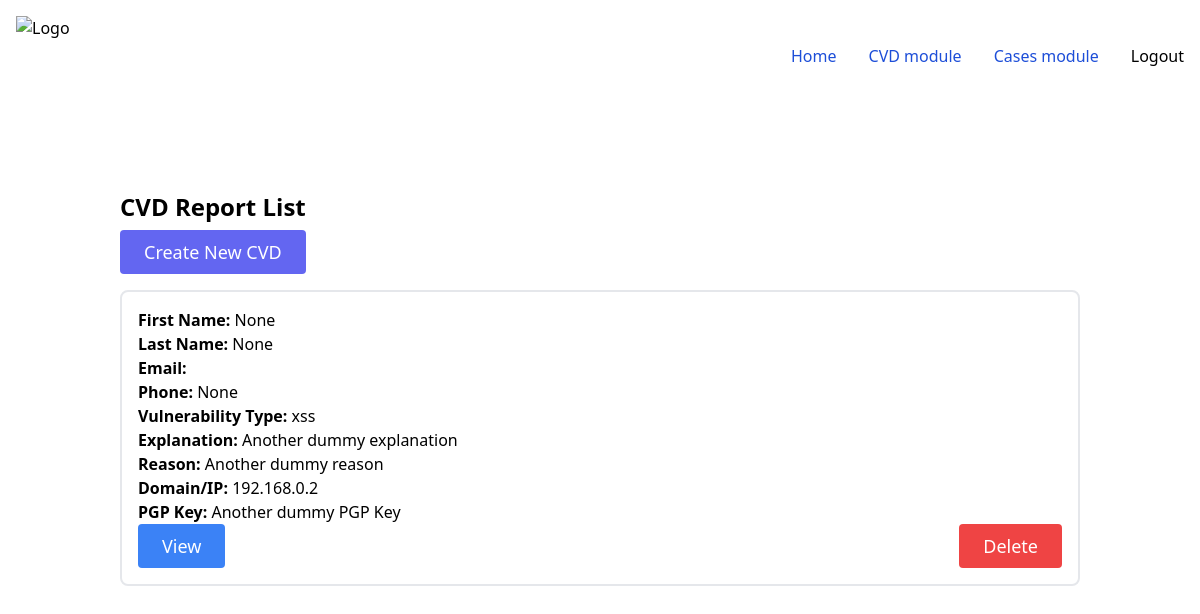
/cvd/ (signed in), run on an earlier commit of the app's database.
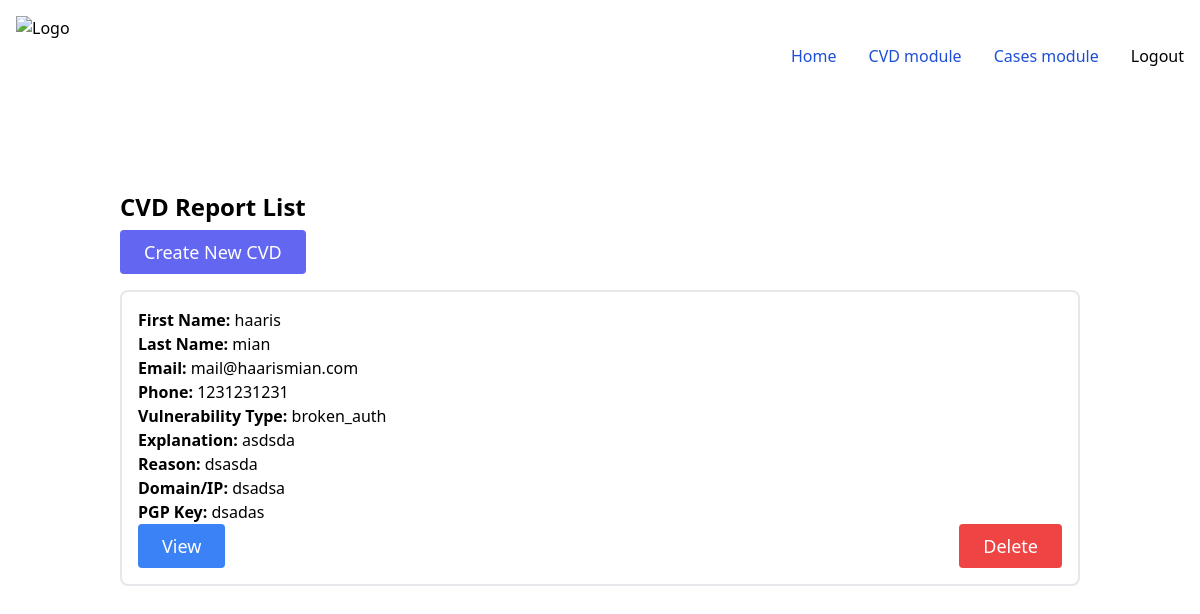
And on a later commit of the database.
### cvd_service/models.py (models this page shows, shortened)
class CvdReport(models.Model):
    VULNERABILITY_TYPES = (
        ('injection', 'Injection'),
        ('broken_auth', 'Broken Authentication'),
        ('data_exposure', 'Sensitive Data Exposure'),
        ('xxe', 'XML External Entities (XXE)'),
        ('misconfigurations', 'Security Misconfigurations'),
        ('xss', 'Cross-Site Scripting (XSS)'),
        ('access_control', 'Broken Access Control'),
        ('insecure_deserialization', 'Insecure Deserialization'),
        ('availability', 'Availability'),
        ('integrity', 'Integrity'),
        ('confidentiality', 'Confidentiality'),
    )
    first_name = models.CharField(max_length=100, blank=True, null=True)
    last_name = models.CharField(max_length=100, blank=True, null=True)
    email = models.EmailField()  # Email is now required
    phone = models.CharField(max_length=20, blank=True, null=True)
    vulnerability_type = models.CharField(
        max_length=30, choices=VULNERABILITY_TYPES)  # Vulnerability type is now required
    explanation = models.TextField()  # Explanation is now required
    vulnerability_reason = models.TextField()  # Reason is now required
    domain_or_ip = models.TextField()  # Domain/IP is now required
    pgp_key = models.TextField()

### cvd_service/views.py (the view)
# urls.py: path("", views.CVDListView.as_view(), name='cvd_list'),
class CVDListView(LoginRequiredMixin, generic.ListView):
    model = CvdReport
    template_name = 'cvd_service/cvd_list.html'
    context_object_name = 'cvd_list'
    def get_queryset(self):
        return CvdReport.objects.all()

### cvd_service/templates/cvd_service/cvd_list.html (shortened to what this page needs)
{% extends 'base_app/base.html' %}  {% block content %}
<div class="container mx-auto px-4 sm:px-8">
  <div class="py-8">
    <h2 class="text-2xl font-semibold leading-tight">CVD Report List</h2>
    <div class="my-2 flex sm:flex-row flex-col">
      <a
        href="{% url 'cvd_service:create_cvd' %}"
        class="text-white bg-indigo-500 border-0 py-2 px-6 focus:outline-none hover:bg-indigo-600 rounded text-lg"
        >Create New CVD</a
      >
    </div>
    {% if not cvd_list %}
    <p>There are no active CVD reports.</p>
    {% else %} {% for cvd in cvd_list %}
    <div class="py-2">
      <div class="flex flex-col border-2 rounded-lg p-4 bg-white">
        <p><strong>First Name:</strong> {{ cvd.first_name }}</p>
        <p><strong>Last Name:</strong> {{ cvd.last_name }}</p>
        <p><strong>Email:</strong> {{ cvd.email }}</p>
        <p><strong>Phone:</strong> {{ cvd.phone }}</p>
        <p><strong>Vulnerability Type:</strong> {{ cvd.vulnerability_type }}</p>
        <p><strong>Explanation:</strong> {{ cvd.explanation }}</p>
        <p><strong>Reason:</strong> {{ cvd.vulnerability_reason }}</p>
        <p><strong>Domain/IP:</strong> {{ cvd.domain_or_ip }}</p>
        <p><strong>PGP Key:</strong> {{ cvd.pgp_key }}</p>
        {% if user.is_authenticated %}
        <div class="flex justify-between">
          <a
            href="{% url 'cvd_service:cvd_detail' cvd.id %}"
            class="text-white bg-blue-500 border-0 py-2 px-6 focus:outline-none hover:bg-blue-600 rounded text-lg"
            >View</a
          >
          <form
            method="POST"
            action="{% url 'cvd_service:delete_cvd' cvd.id %}"
          >
            <button
              type="submit"
              class="text-white bg-red-500 border-0 py-2 px-6 focus:outline-none hover:bg-red-600 rounded text-lg"
            >
              Delete
            </button>
          </form>
        </div>
        {% endif %}
      </div>
    </div>
    {% endfor %} {% endif %}
  </div>
</div>
{% endblock %}

### base_app/templates/base_app/base.html (shortened to what this page needs)
<!DOCTYPE html>
<html>
  <head>
    <script src="https://cdn.tailwindcss.com"></script>
  </head>
  <body>
    <nav class="bg-white border-gray-200 dark:bg-gray-900">
      <div
        class="max-w-screen-xl flex flex-wrap items-center justify-between mx-auto p-4"
      >
        <a href="{% url 'home' %}" class="flex items-center">
          <img
            src="https://allvectorlogo.com/img/2019/08/national-cyber-security-centre-ncsc-logo-vector.png"
            class="h-20 mr-3"
            alt="Logo"
          />
        </a>
        <div class="hidden w-full md:block md:w-auto" id="navbar-default">
          <ul
            class="font-medium flex flex-col p-4 md:p-0 mt-4 border border-gray-100 rounded-lg bg-gray-50 md:flex-row md:space-x-8 md:mt-0 md:border-0 md:bg-white dark:bg-gray-800 md:dark:bg-gray-900 dark:border-gray-700"
          >
            <li>
              <a
                href="{% url 'home' %}"
                class="block py-2 pl-3 pr-4 text-white bg-blue-700 rounded md:bg-transparent md:text-blue-700 md:p-0 dark:text-white md:dark:text-blue-500"
                aria-current="page"
                >Home</a
              >
            </li>
            {% if user.is_authenticated %}
            <li>
              <a
                href="{% url 'cvd_service:cvd_list' %}"
                class="block py-2 pl-3 pr-4 text-white bg-blue-700 rounded md:bg-transparent md:text-blue-700 md:p-0 dark:text-white md:dark:text-blue-500"
                aria-current="page"
                >CVD module</a
              >
            </li>
            <li>
              <a
                href="{% url 'cases_service:case_list' %}"
                class="block py-2 pl-3 pr-4 text-white bg-blue-700 rounded md:bg-transparent md:text-blue-700 md:p-0 dark:text-white md:dark:text-blue-500"
                aria-current="page"
                >Cases module</a
              >
            </li>
            {% endif %} {% if user.is_authenticated %}
            <li><a href="{% url 'logout' %}">Logout</a></li>
            {% else %}
            <li><a href="{% url 'login' %}">Login</a></li>
            {% endif %}
          </ul>
        </div>
      </div>
    </nav>
    <main class="container mx-auto pt-12">
      {% block content %} {% endblock %}
    </main>
  </body>
</html>

What changed in the data, as far as the page shows it:
removed CvdReport: first_name "None", last_name "None", phone "None", vulnerability_type "xss", explanation "Another dummy explanation", vulnerability_reason "Another dummy reason", domain_or_ip "192.168.0.2", pgp_key "Another dummy PGP Key"
added CvdReport: first_name "haaris", last_name "mian", email "mail@haarismian.com", phone "1231231231", vulnerability_type "broken_auth", explanation "asdsda", vulnerability_reason "dsasda", domain_or_ip "dsadsa", pgp_key "dsadas"
